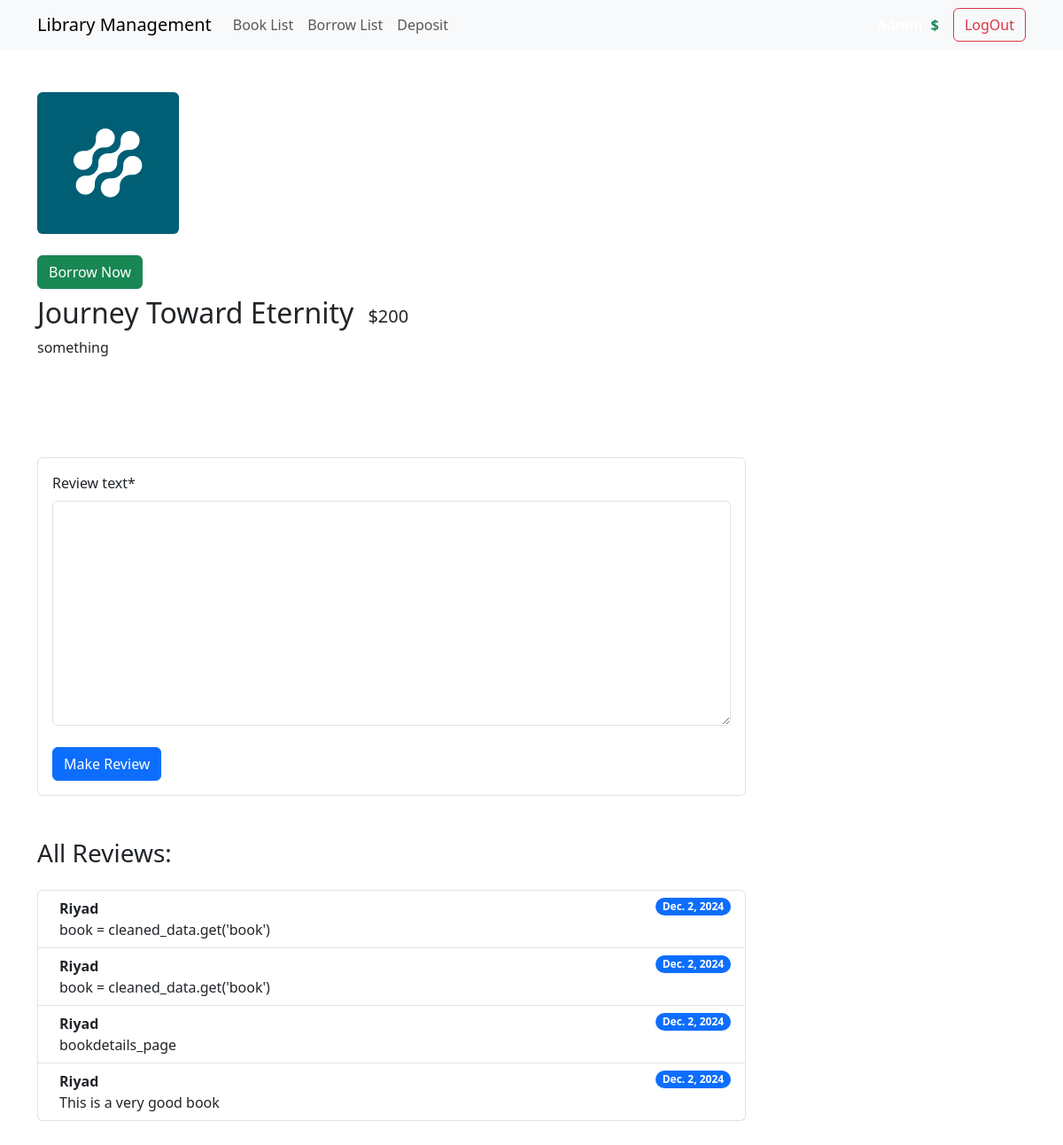
Screenshot of /books/1/ (signed in) with the database file from the repository.
### books/models.py (models this page shows, shortened)
class Book(models.Model):
    title = models.CharField(max_length=25)
    description = models.TextField(max_length=250)
    image = models.ImageField(upload_to="images/")
    borrowing_price = models.IntegerField()
    category = models.ForeignKey(Category, on_delete=models.CASCADE, related_name='books')

class BookReview(models.Model):
    user = models.ForeignKey(User, on_delete=models.CASCADE)
    book = models.ForeignKey(Book, on_delete=models.CASCADE, related_name='reviews')
    review_text = models.TextField(max_length=500)
    timestamp = models.DateField(auto_now_add=True)

### books/views.py (the view, shortened to what this page needs)
# urls.py: path('<int:bookid>/', book_details, name='bookdetails_page'),
def book_details(req, bookid):
    book = Book.objects.get(pk=bookid)
    reviewForm = BookReviewForm()
    return render(req, 'book_details.html', {'book': book, 'reviewForm': reviewForm})

### books/forms.py (shortened to what this page needs)
class BookReviewForm(ModelForm):
    class Meta:
        model = BookReview
        fields = ['review_text']
    def __init__(self, *args, **kwargs):
        self.user = kwargs.pop('user', None)  # Get the user from the form's kwargs
        self.book = kwargs.pop('book', None)
        super().__init__(*args, **kwargs)

### books/templates/book_details.html
{% extends "base.html" %} {% load crispy_forms_tags %}
{% block content %}
<div style="max-width: 800px">
    <img
      src="{{book.image.url}}"
      alt=""
      class="rounded"
      style="max-height: 500px"
    />
     <div class="mt-4 ">
      {% if user.is_authenticated %}
      <a href="{% url 'borrow_book' book.id %}" class="btn btn-success">Borrow Now</a>
      {% endif %}
    </div>
    <div class="d-flex mt-2 align-items-end justify-content-start gap-3">
      <h2 class="mb-0">{{book.title}}</h2>
      <p class="mb-0" style="font-size: 20px">${{book.borrowing_price}}</p>
    </div>
    <p class="mt-2">{{book.description}}</p>
    <div class="py-5">
      <div style="" class="mx-auto mt-5 border rounded p-3">
        <form method="post">
          {% csrf_token %} {{ reviewForm | crispy }}
          <button type="submit" class="btn btn-primary mt-2">
            Make Review
          </button>
        </form>
      </div>
    </div>
    <div class="pb-5">
      <h3 class="pb-3">All Reviews:</h3>
      <ol class="list-group">
        {% for review in book.reviews.all %}
        <li
          class="list-group-item d-flex justify-content-between align-items-start"
        >
          <div class="ms-2 me-auto">
            <div class="fw-bold">{{review.user.username|title}}</div>
            {{review.review_text}}
          </div>
          <span class="badge text-bg-primary rounded-pill"
            >{{review.timestamp}}</span
          >
        </li>
        {% endfor %}
      </ol>
    </div>
  </div>
{% endblock content %}

### rows the page displays
Book: image (picture), title "Journey Toward Eternity", borrowing_price "200", description "something"
BookReview: user.username "Riyad", review_text "book = cleaned_data.get('book')", timestamp "Dec. 2, 2024"
BookReview: user.username "Riyad", review_text "book = cleaned_data.get('book')", timestamp "Dec. 2, 2024"
BookReview: user.username "Riyad", review_text "bookdetails_page", timestamp "Dec. 2, 2024"
BookReview: user.username "Riyad", review_text "This is a very good book", timestamp "Dec. 2, 2024"
